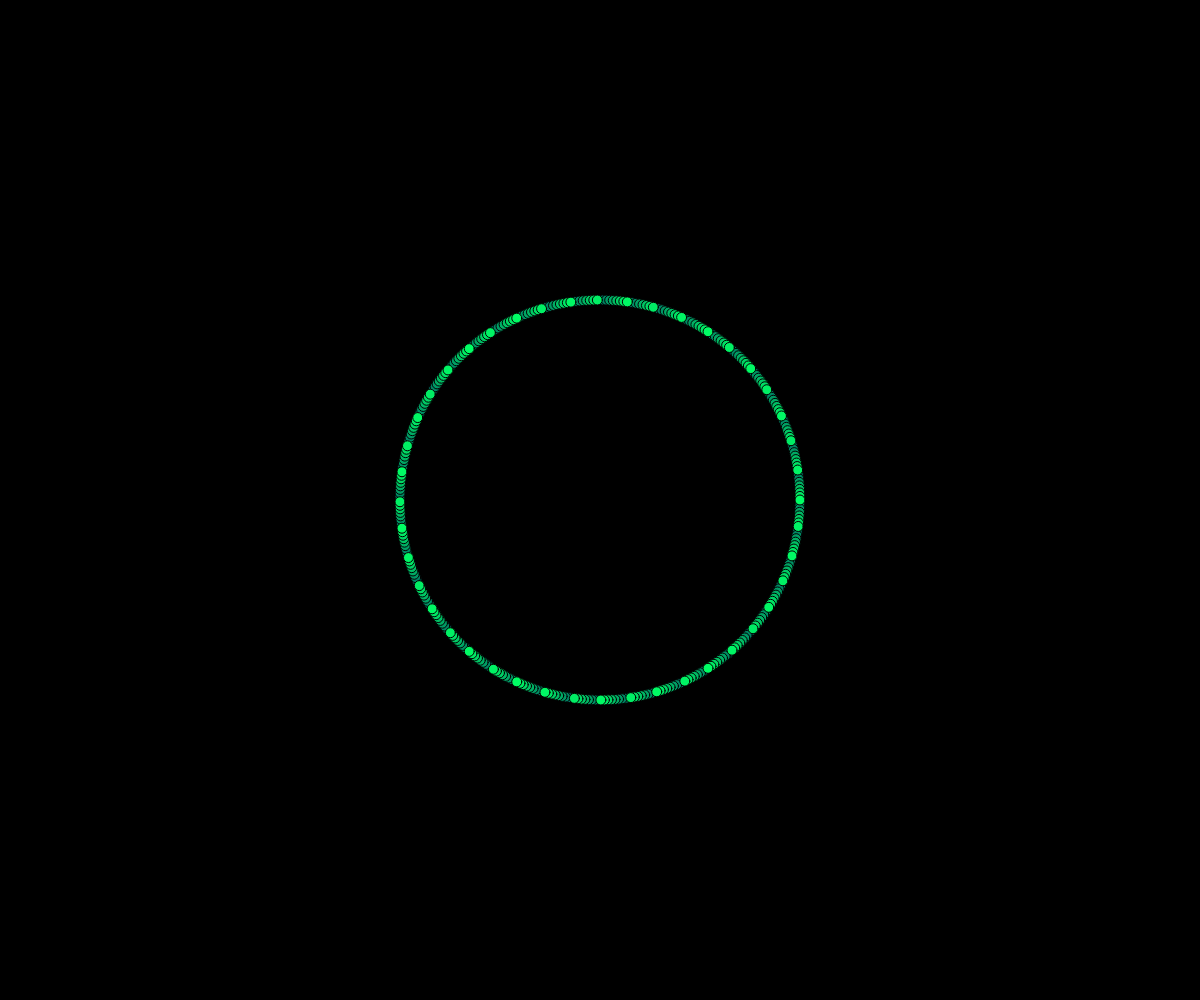
Frame 1 (no input)
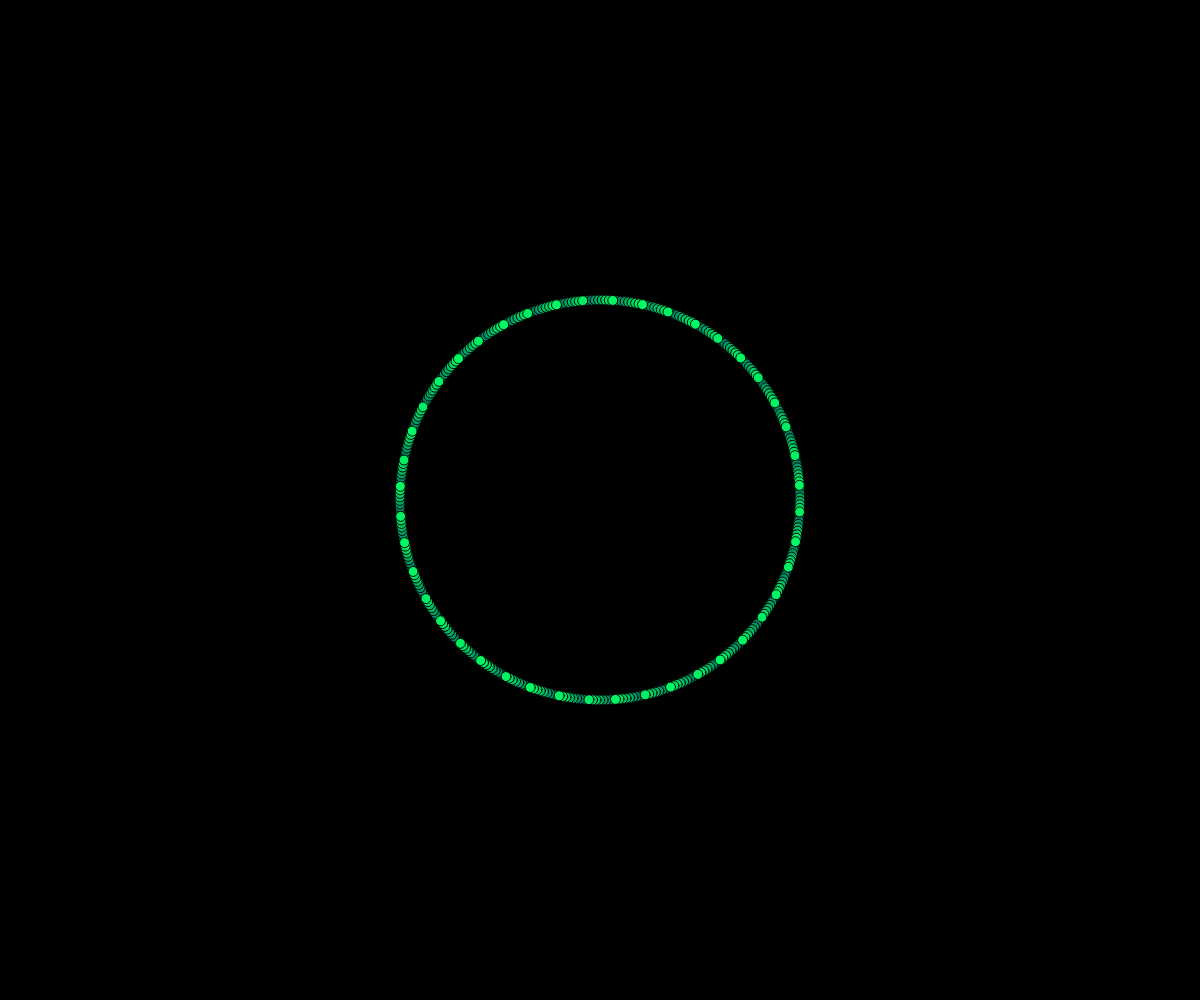
Frame 60 (no input)
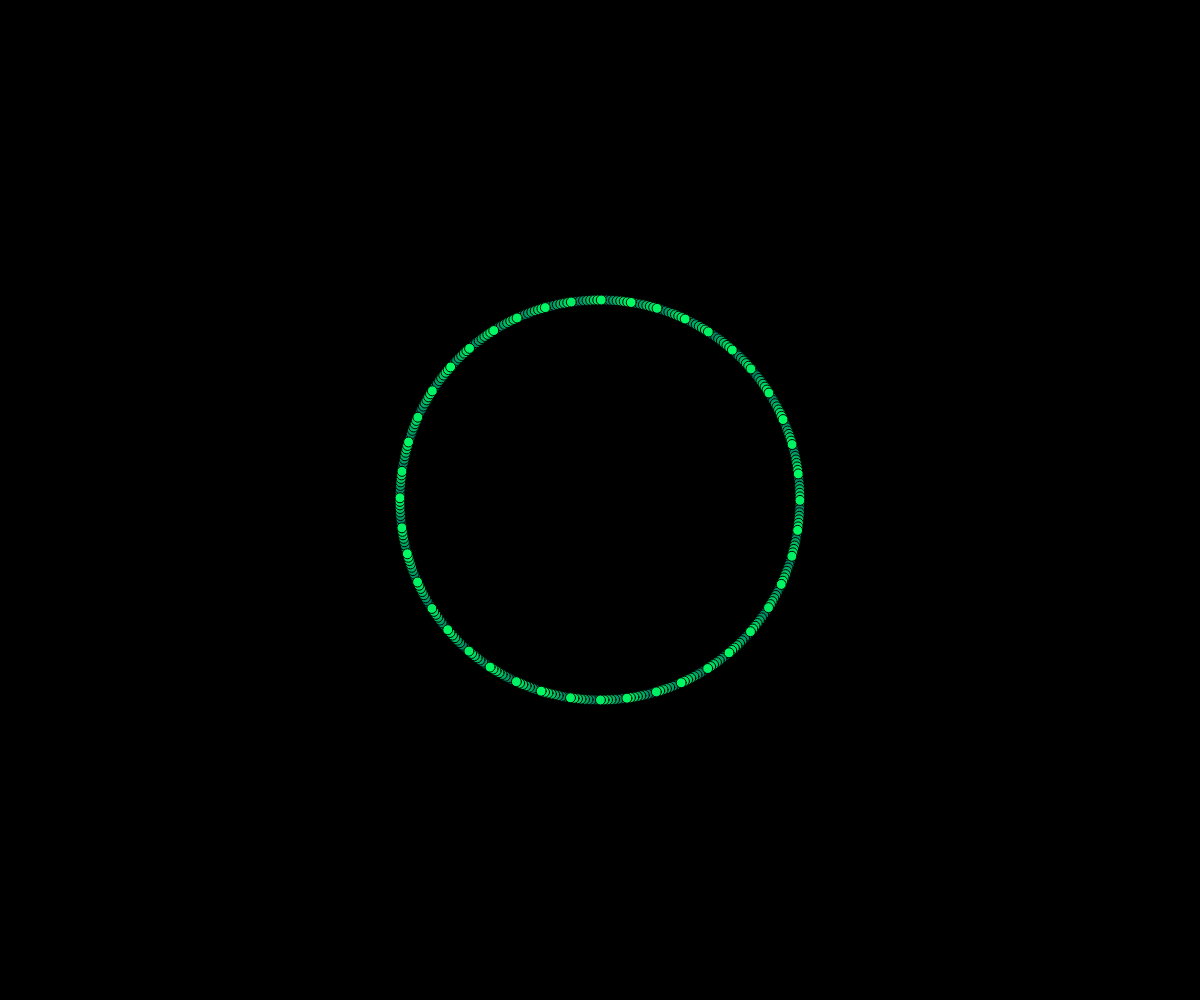
Frame 120 (the mouse pressed at the canvas centre since frame 60)

The p5.js sketch that drew these frames (run headless with seeded random() and noise() and a simulated clock; from frame 60 on, the mouse is pressed at the canvas centre):

// p5.js sketch
// ── sketch.js
var particles = [];
var r = 200; 			 //raggio
var t = 1; 	 			 //tempo
var T = 2;				 //periodo
var f = 1/T; 			 //frequenza
var w = 2 * Math.PI * f; //velocità angolare (ω = 2πf)

function setup(){
	createCanvas(windowWidth, windowHeight);
}

function draw(){
	background(0);
	translate(width/2, height/2);

	for (var i = 0; i < 360; i+= 1) {
		fill(0, map(i, 0, 360, 100, 255), 100);

		var x = r * cos(i + w * t);
		var y = r * sin(i + w * t);

		ellipse(x, y , 10, 10);	
	}
	
	t += 0.005;
}
